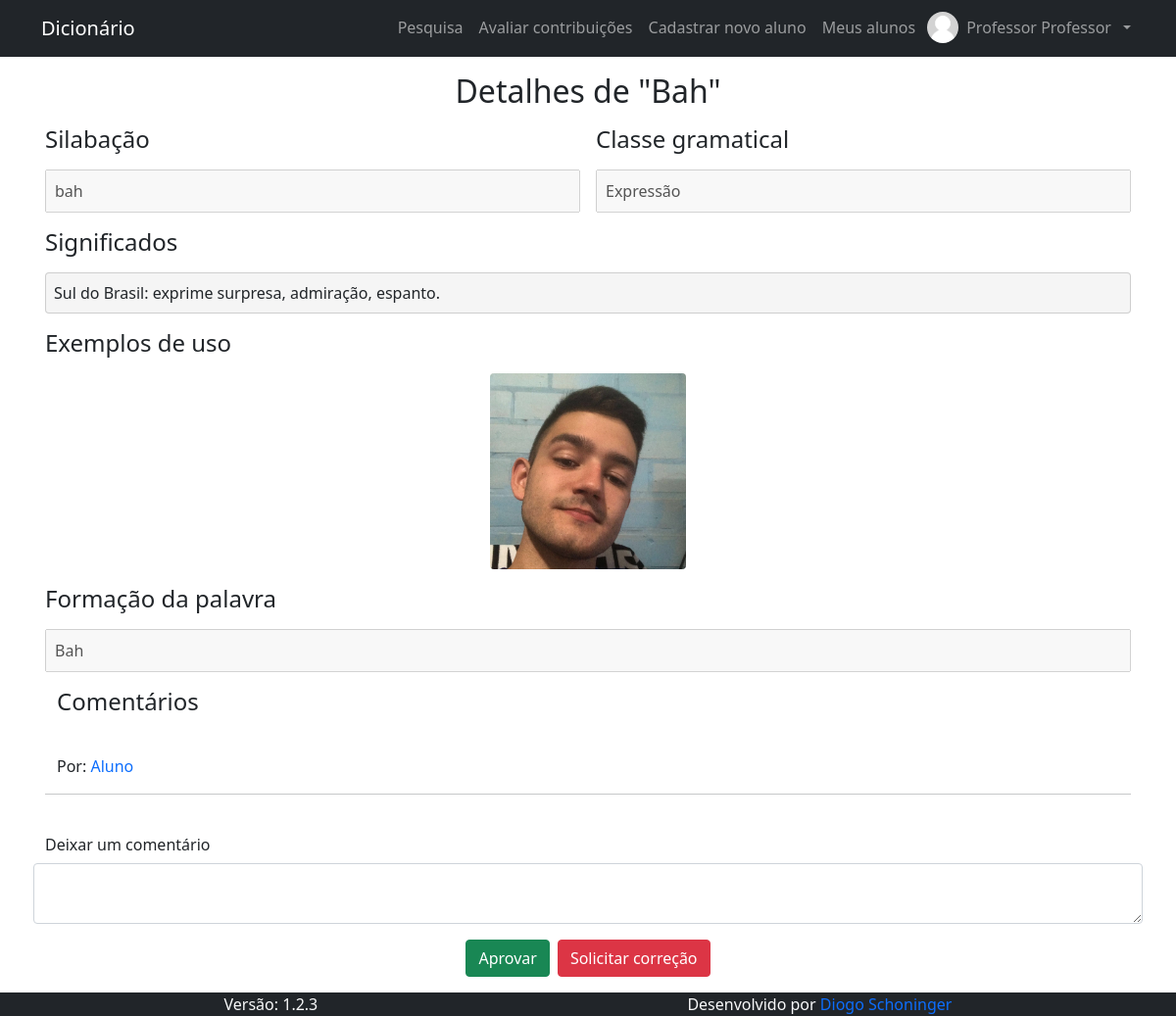
Screenshot of /pages/contribuicoes/avaliar_contribuicao.php?id_contribuicao=3 (signed in) with the database file from the repository.
### tables this page shows
CREATE TABLE IF NOT EXISTS `contribuicao` (
  `id_contribuicao` int(11) NOT NULL AUTO_INCREMENT,
  `contribuicao` text NOT NULL,
  `silabacao` text NOT NULL,
  `classe_gramatical` text NOT NULL,
  `significados` text NOT NULL,
  `formacao` text NOT NULL,
  `comentarios` text DEFAULT NULL,
  `id_autor` int(11) NOT NULL,
  `exemplos` text NOT NULL,
  `situacao` text NOT NULL,
  `comentarios_avaliador` text NOT NULL,
  PRIMARY KEY (`id_contribuicao`)
);

CREATE TABLE IF NOT EXISTS `usuario` (
  `id_usuario` int(11) NOT NULL AUTO_INCREMENT,
  `nome_usuario` text NOT NULL,
  `email` varchar(128) NOT NULL,
  `cpf` varchar(11) NOT NULL,
  `data_nasc` date NOT NULL,
  `senha` text NOT NULL,
  `nivel` int(1) NOT NULL,
  `primeiro_acesso` int(1) NOT NULL DEFAULT 1,
  `id_responsavel` int(1) NOT NULL,
  `foto` text DEFAULT NULL,
  PRIMARY KEY (`id_usuario`),
  UNIQUE KEY `email` (`email`),
  UNIQUE KEY `cpf` (`cpf`)
);

### pages/contribuicoes/avaliar_contribuicao.php (the view, shortened to what this page needs)
<?php
  $conn = open_db();
  $id_contribuicao = mysqli_real_escape_string($conn, $_GET["id_contribuicao"]);
?>
<?php
  $conn = open_db();
  $results = $conn->query("SELECT * FROM contribuicao WHERE id_contribuicao = $id_contribuicao");
  if (!$results) {
    echo "<div class='alert alert-danger alert-dismissible fade show m-0' role='alert'>" . $conn->error . "<button type='button' class='btn-close' data-bs-dismiss='alert' aria-label='Close'></button></div>";
  } else if ($results->num_rows !== 1) {
    header("Location: " . BASE_URL);
    exit();
  } else {
    $contribuicao = $results->fetch_object();
  }
?>
<h1 class="fs-2 text-center m-0">Detalhes de "<?php echo $contribuicao->contribuicao ?>"</h1>
<div class="row g-0 gap-3 col">
  <h2 class="fs-4 m-0">Silabação</h2>
  <input class="p-2" type="text" disabled value="<?php echo $contribuicao->silabacao ?>"/>
</div>
<div class="row g-0 gap-3 col">
  <h2 class="fs-4 m-0">Classe gramatical</h2>
  <input class="p-2" type="text" disabled value="<?php echo $contribuicao->classe_gramatical ?>"/>
</div>
<div class="row g-0 gap-3 col-12">
  <h2 class="fs-4 m-0">Significados</h2>
  <div class="p-2 rounded" style="border: 1px solid rgba(118, 118, 118, 0.3); background-color: rgba(220, 220, 220, 0.3)" type="text" disabled>
    <?php echo $contribuicao->significados ?>
  </div>
</div>
<div class="row g-0 gap-3">
  <h2 class="fs-4 m-0">Exemplos de uso</h2>
  <div class="row g-0 gap-3 justify-content-center">
    <?php
      $exemplos = explode(" ", $contribuicao->exemplos);
      for ($i = 0; $i < count($exemplos); $i++) :
    ?>
      <img class="rounded" src="<?php echo BASE_URL . $exemplos[$i] ?>"  style="width: 200px; height: 200px; object-fit: cover; cursor: pointer" data-bs-toggle="modal" data-bs-target="#exampleModal<?php echo $i ?>">
    <?php endfor ?>
  </div>
</div>
<div class="row g-0 gap-3 col">
  <h2 class="fs-4 m-0">Formação da palavra</h2>
  <input class="p-2" type="text" disabled value="<?php echo $contribuicao->formacao ?>"/>
</div>
<div class="row mb-3">
  <h2 class="fs-4">Comentários</h2>
</div>
<?php
  $conn = open_db();
  $result = $conn->query( "SELECT nome_usuario FROM usuario WHERE id_usuario = $contribuicao->id_autor" );
  $autor = $result->fetch_object();
?>
<div class="row">
  <span>Por: <a href="<?php echo BASE_URL ?>pages/user/perfil.php?id_usuario=<?php echo $contribuicao->id_autor ?>" class="nav-link d-inline px-0"><?php echo $autor->nome_usuario ?></a></span>
</div>
<hr>
<form action="" method="post">
  <div class="row mb-3">
    <label class="col-form-label">Deixar um comentário</label>
    <textarea class="form-control" name="comentarios_avaliador"><?php echo $contribuicao->comentarios_avaliador ?></textarea>
  </div>
  <div class="d-flex justify-content-center">
    <?php if ($contribuicao->situacao !== "Aprovada") : ?>
      <button class="btn btn-success w-auto me-2" type="submit" name="acao" value="aprovar">Aprovar</button>
    <?php endif ?>
    <button class="btn btn-danger w-auto" type="submit" name="acao" value="correcao">Solicitar correção</button>
  </div>
</form>

### rows the page displays
contribuicao: contribuicao "Bah", silabacao "bah", classe_gramatical "Expressão", significados "Sul do Brasil: exprime surpresa, admiração, espanto.", exemplos (picture), formacao "Bah"
usuario: nome_usuario "Aluno"

### other values shown
$nome_usuario[0] "Professor"
$nome_usuario[$last_name -1] "Professor"
VERSION "1.2.3"
